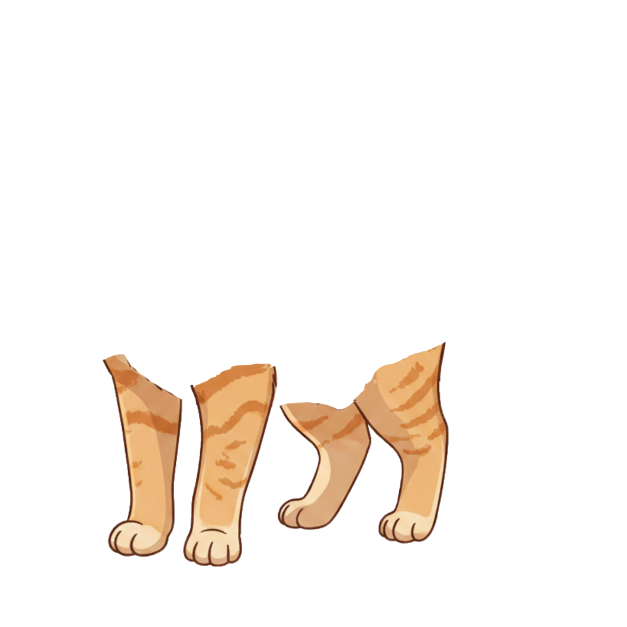
#> input picture wmx-temporary/装扮/latest-pictures/标准底图/legs_1254.png, 1254 x 1254 px (shown at 1/2 size)
$ python derive_blanket_anchor.py
#> lines starting #> are read from the running program, lines starting #| are printed output that depends on the picture; after the words box and inside, x2 and y2 are one past the last pixel; in counts of white or black regions, pixels touching at a corner belong together
#!/usr/bin/env python3
"""Derive oval blanket anchor from legs_1254.png — Python mirror of derive_blanket_anchor.mjs."""
from __future__ import annotations

import json
import sys
from pathlib import Path

from PIL import Image, ImageDraw

ROOT = Path(__file__).resolve().parent.parent
STANDARD_DIR = ROOT / "装扮" / "latest-pictures" / "标准底图"
LEGS_PATH = STANDARD_DIR / "legs_1254.png"
CANVAS = 1254
ALPHA_THRESHOLD = 12


def alpha_at(img: Image.Image, x: int, y: int) -> int:
    if x < 0 or y < 0 or x >= img.width or y >= img.height:
        return 0
    return img.getpixel((x, y))[3]


def legs_bbox(img: Image.Image) -> tuple[int, int, int, int]:
    mask = img.getchannel("A").point(lambda v: 255 if v > ALPHA_THRESHOLD else 0)
    bbox = mask.getbbox()
    if not bbox:
        raise RuntimeError("legs alpha bbox empty")
    return bbox


def find_paw_centers(img: Image.Image, bbox: tuple[int, int, int, int]) -> list[dict]:
    min_x, _, max_x, max_y = bbox
    band_top = max_y - int((bbox[3] - bbox[1]) * 0.32)
    span = max_x - min_x
    band_width = span / 4
    paws: list[dict] = []
    for i in range(4):
        x0 = int(min_x + i * band_width)
        x1 = int(min_x + (i + 1) * band_width)
        pts = [
            (x, y)
            for y in range(band_top, max_y + 1)
            for x in range(x0, x1 + 1)
            if alpha_at(img, x, y) > ALPHA_THRESHOLD
        ]
        if len(pts) < 12:
            continue
        xs = [p[0] for p in pts]
        ys = [p[1] for p in pts]
        bottom_y = max(ys)
        paws.append(
            {
                "centerX": round((min(xs) + max(xs)) / 2),
                "centerY": round((min(ys) + max(ys)) / 2),
                "bottomY": bottom_y,
                "left": min(xs),
                "right": max(xs),
            }
        )
    return sorted(paws, key=lambda p: p["centerX"])


def derive_ellipse(paws: list[dict]) -> dict:
    left = min(p["left"] for p in paws)
    right = max(p["right"] for p in paws)
    span_x = right - left
    center_x = round((min(p["centerX"] for p in paws) + max(p["centerX"] for p in paws)) / 2)
    center_y = round(sum(p["bottomY"] for p in paws) / len(paws) - span_x * 0.06)
    margin = round(span_x * 0.08)
    semi_a = round(span_x / 2 + margin)
    semi_b = round(semi_a * 0.56)
    return {
        "centerX": center_x,
        "centerY": center_y,
        "semiA": semi_a,
        "semiB": semi_b,
        "pawSpan": {"left": left, "right": right, "spanX": span_x},
    }


def ellipse_bbox(cx: int, cy: int, a: int, b: int) -> list[int]:
    return [
        max(0, cx - a),
        max(0, cy - b),
        min(CANVAS - 1, cx + a),
        min(CANVAS - 1, cy + b),
    ]


def create_template(ellipse: dict) -> Image.Image:
    cx, cy, a, b = ellipse["centerX"], ellipse["centerY"], ellipse["semiA"], ellipse["semiB"]
    img = Image.new("RGBA", (CANVAS, CANVAS), (0, 0, 0, 0))
    draw = ImageDraw.Draw(img)
    draw.ellipse((cx - a, cy - b, cx + a, cy + b), fill=(245, 240, 232, 240), outline=(196, 168, 130, 255))
    return img


def main() -> int:
    with Image.open(LEGS_PATH).convert("RGBA") as legs:
#> legs is the input picture: PIL image 1254x1254 RGBA; mean R, G, B, A 22.1, 16.5, 11.2, 26
        bbox = legs_bbox(legs)
#> in legs_bbox, `mask = img.getchannel("A").point(lambda v: 255 if v > ALPHA_THRESHOLD ..`:
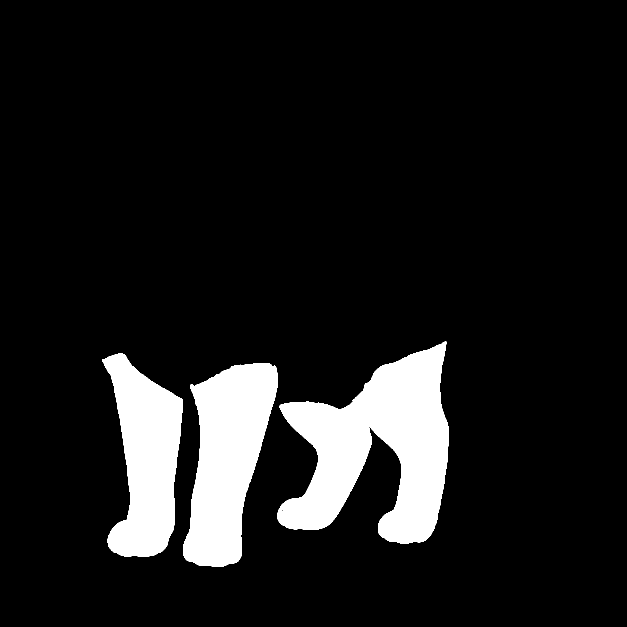
#> mask: PIL image 1254x1254 L (shown at 1/2 size); 10.5% white; 3 white regions, box (x1, y1, x2, y2) and area: (555, 683, 898, 1088) 74987, (366, 727, 556, 1133) 48840, (204, 707, 365, 1114) 40713
#> in legs_bbox, `bbox = mask.getbbox()`: bbox = (204, 683, 898, 1133)
#> bbox = (204, 683, 898, 1133)
        paws = find_paw_centers(legs, bbox)
#> in find_paw_centers, `min_x, _, max_x, max_y = bbox`: min_x = 204; max_x = 898; max_y = 1133
#> in find_paw_centers, `band_top = max_y - int((bbox[3] - bbox[1]) * 0.32)`: band_top = 989
#> in find_paw_centers, `span = max_x - min_x`: span = 694
#> in find_paw_centers, `band_width = span / 4`: band_width = 173.5
#> the loop in find_paw_centers, `for i in range(4):` made 4 passes
#> (x0, x1, bottom_y) on passes 1 to 4: (204, 377, 1122), (377, 551, 1132), (551, 724, 1059), (724, 898, 1087)
#> after the loop in find_paw_centers, `for i in range(4):`: paws = 4 items
#> paws = 4 items
        ellipse = derive_ellipse(paws)
#> in derive_ellipse, `left = min(p["left"] for p in paws)`: left = 215
#> in derive_ellipse, `right = max(p["right"] for p in paws)`: right = 883
#> in derive_ellipse, `span_x = right - left`: span_x = 668
#> in derive_ellipse, `center_x = round((min(p["centerX"] for p in paws) + max(p["centerX"] f..`: center_x = 558
#> in derive_ellipse, `center_y = round(sum(p["bottomY"] for p in paws) / len(paws) - span_x ..`: center_y = 1060
#> in derive_ellipse, `margin = round(span_x * 0.08)`: margin = 53
#> in derive_ellipse, `semi_a = round(span_x / 2 + margin)`: semi_a = 387
#> in derive_ellipse, `semi_b = round(semi_a * 0.56)`: semi_b = 217
#> ellipse = 5 items
        template = create_template(ellipse)
#> in create_template, `cx, cy, a, b = ellipse["centerX"], ellipse["centerY"], ellipse["semiA"..`: cx = 558; cy = 1060; a = 387; b = 217
#> in create_template, `img = Image.new("RGBA", (CANVAS, CANVAS), (0, 0, 0, 0))`: img: PIL image 1254x1254 RGBA; every value is 0
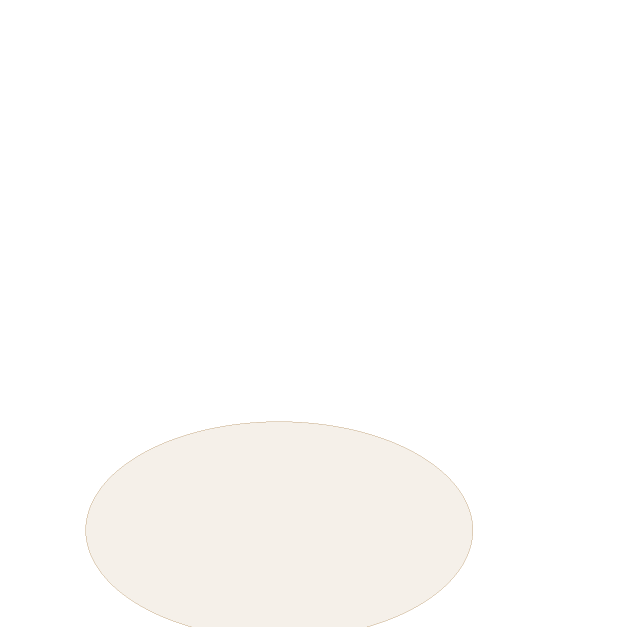
#> template: PIL image 1254x1254 RGBA (shown at 1/2 size); mean R, G, B, A 40.3, 39.5, 38.1, 39.5; transparent parts drawn white
        template.save(STANDARD_DIR / "blanket_1254.png")
        payload = {
            "source": str(LEGS_PATH),
            "legs_bbox": list(bbox),
            "paws": paws,
            "ellipse": ellipse,
            "bbox": ellipse_bbox(ellipse["centerX"], ellipse["centerY"], ellipse["semiA"], ellipse["semiB"]),
            "canvas": CANVAS,
        }
        (STANDARD_DIR / "blanket_anchor.json").write_text(
            json.dumps(payload, ensure_ascii=False, indent=2), encoding="utf-8"
        )
        print(json.dumps(payload, ensure_ascii=False, indent=2))
#> (printed output is left out)
    return 0


if __name__ == "__main__":
    raise SystemExit(main())
#> (the program exits here)

$ run again, with wmx-temporary/装扮/latest-pictures/标准底图/body_1254.png copied over wmx-temporary/装扮/latest-pictures/标准底图/legs_1254.png
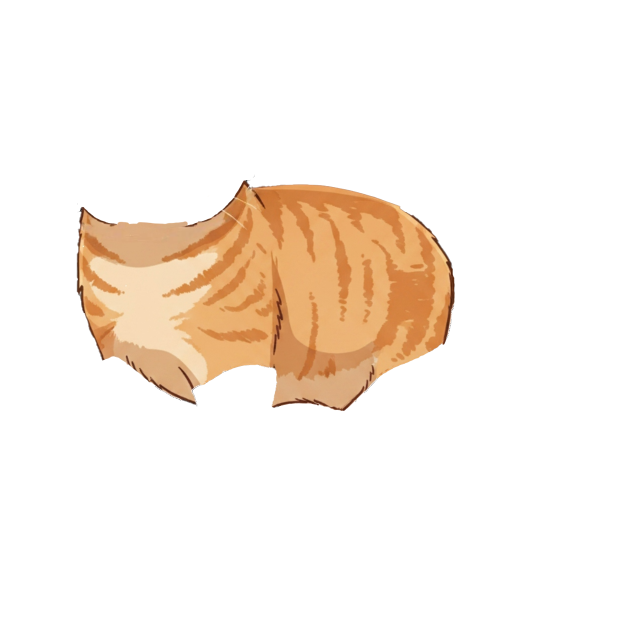
#> input picture wmx-temporary/装扮/latest-pictures/标准底图/body_1254.png, 1254 x 1254 px (shown at 1/2 size)
#> in main, legs is the input picture: PIL image 1254x1254 RGBA; mean R, G, B, A 238.6, 229.1, 220.1, 41
#> in legs_bbox, `mask = img.getchannel("A").point(lambda v: 255 if v > ALPHA_THRESHOLD ..`:
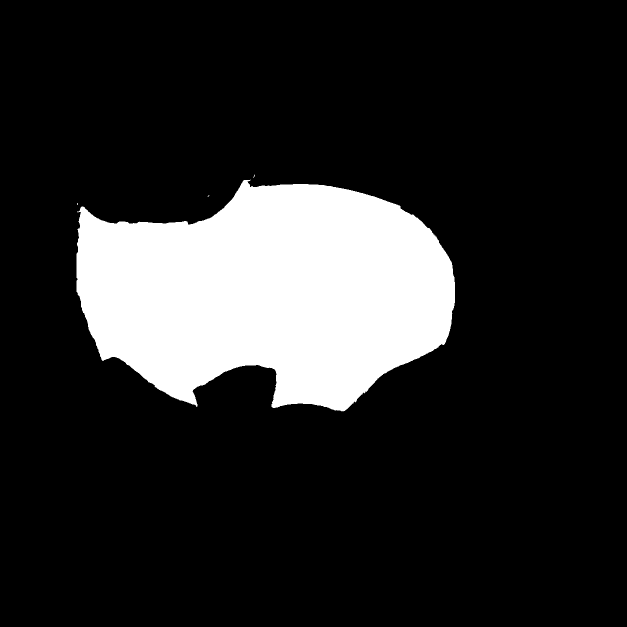
#> mask: PIL image 1254x1254 L (shown at 1/2 size); 16.2% white; 4 white regions (3 under 20 px), largest, box (x1, y1, x2, y2) and area: (153, 359, 910, 823) 255072
#> in legs_bbox, `bbox = mask.getbbox()`: bbox = (153, 349, 910, 823)
#> min_x = 153; max_x = 910; max_y = 823
#> band_top = 672
#> span = 757
#> band_width = 189.2
#> the loop in find_paw_centers, `for i in range(4):` made 4 passes
#> (x0, x1, bottom_y) on passes 1 to 4: (153, 342, 792), (342, 531, 813), (531, 720, 822), (720, 910, 791)
#> after the loop in find_paw_centers, `for i in range(4):`: paws = 4 items
#> left = 184
#> right = 895
#> span_x = 711
#> center_x = 536
#> center_y = 762
#> margin = 57
#> semi_a = 412
#> semi_b = 231
#> ellipse = 5 items
#> cx = 536; cy = 762; a = 412; b = 231
#> img: PIL image 1254x1254 RGBA; every value is 0
#> in main, `template = create_template(ellipse)`:
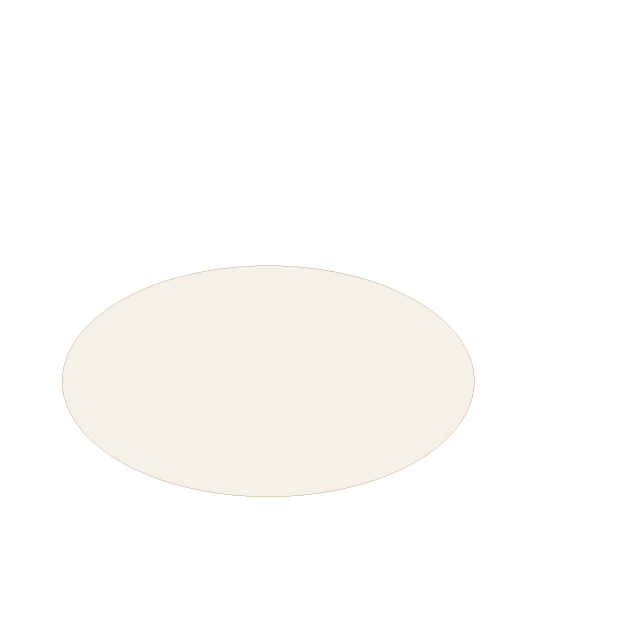
#> template: PIL image 1254x1254 RGBA (shown at 1/2 size); mean R, G, B, A 46.7, 45.7, 44.1, 45.8; transparent parts drawn white
#> (printed output is left out)

$ run again, with wmx-temporary/装扮/latest-pictures/标准底图/cat_full_1254.png copied over wmx-temporary/装扮/latest-pictures/标准底图/legs_1254.png
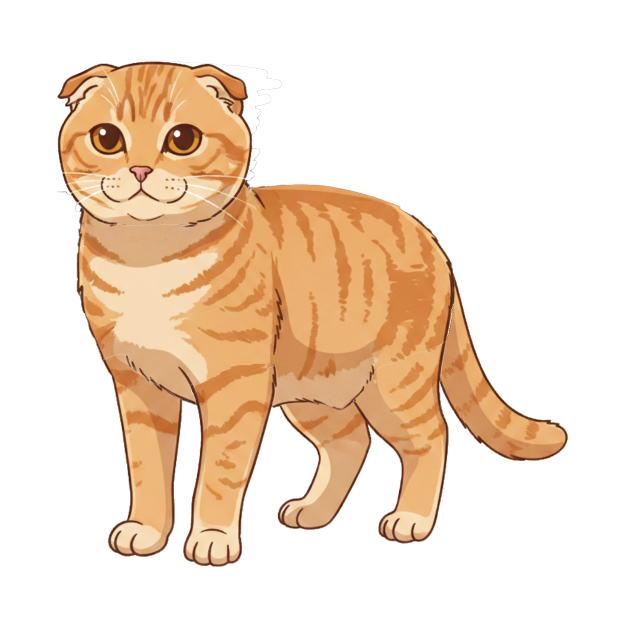
#> input picture wmx-temporary/装扮/latest-pictures/标准底图/cat_full_1254.png, 1254 x 1254 px (shown at 1/2 size)
#> in main, legs is the input picture: PIL image 1254x1254 RGBA; mean R, G, B, A 76.4, 56.6, 37.9, 89
#> in legs_bbox, `mask = img.getchannel("A").point(lambda v: 255 if v > ALPHA_THRESHOLD ..`:
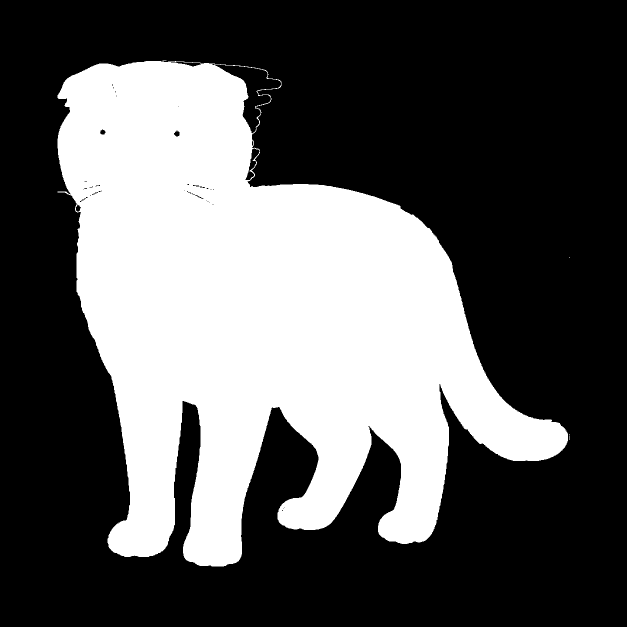
#> mask: PIL image 1254x1254 L (shown at 1/2 size); 35.4% white; 5 white regions (4 under 20 px), largest, box (x1, y1, x2, y2) and area: (115, 122, 1136, 1133) 556221
#> in legs_bbox, `bbox = mask.getbbox()`: bbox = (115, 121, 1139, 1133)
#> min_x = 115; max_x = 1139; max_y = 1133
#> band_top = 810
#> span = 1024
#> band_width = 256
#> the loop in find_paw_centers, `for i in range(4):` made 4 passes
#> (x0, x1, bottom_y) on passes 1 to 4: (115, 371, 1118), (371, 627, 1132), (627, 883, 1087), (883, 1139, 995)
#> after the loop in find_paw_centers, `for i in range(4):`: paws = 4 items
#> left = 215
#> right = 1138
#> span_x = 923
#> center_x = 652
#> center_y = 1028
#> margin = 74
#> semi_a = 536
#> semi_b = 300
#> ellipse = 5 items
#> cx = 652; cy = 1028; a = 536; b = 300
#> img: PIL image 1254x1254 RGBA; every value is 0
#> in main, `template = create_template(ellipse)`:
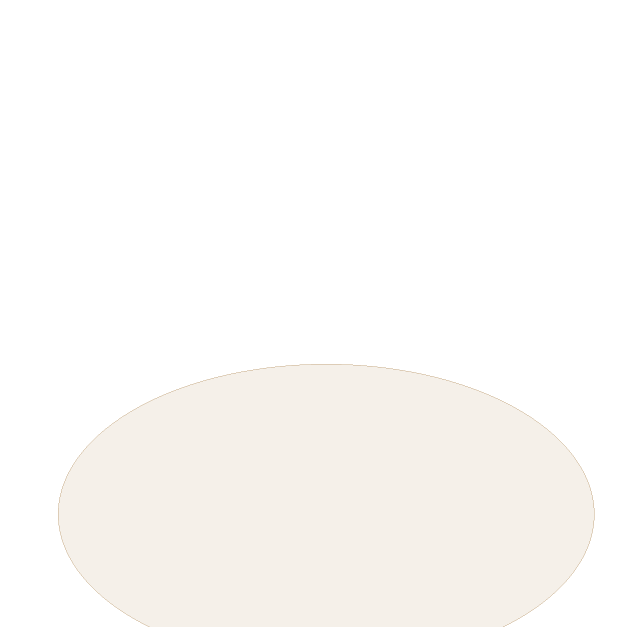
#> template: PIL image 1254x1254 RGBA (shown at 1/2 size); mean R, G, B, A 73.2, 71.6, 69.2, 71.7; transparent parts drawn white
#> (printed output is left out)

$ run again, with wmx-temporary/装扮/latest-pictures/标准底图/head_1254_face_expression.png copied over wmx-temporary/装扮/latest-pictures/标准底图/legs_1254.png
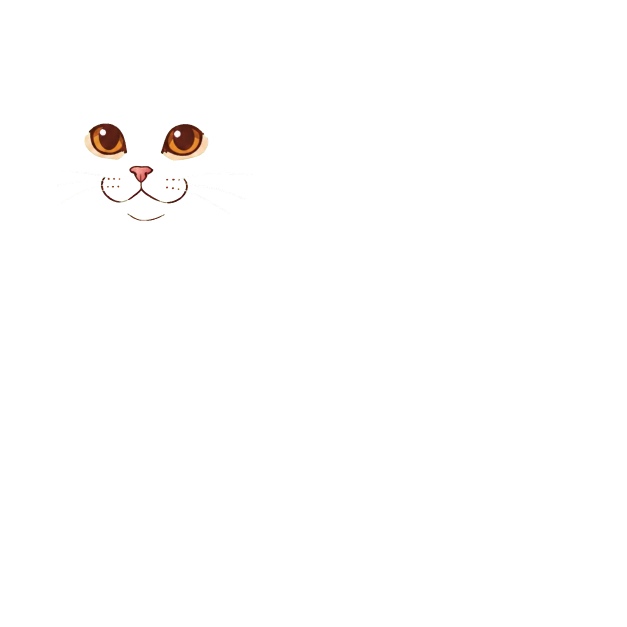
#> input picture wmx-temporary/装扮/latest-pictures/标准底图/head_1254_face_expression.png, 1254 x 1254 px (shown at 1/2 size)
#> in main, legs is the input picture: PIL image 1254x1254 RGBA; mean R, G, B, A 243.7, 243.3, 243, 2
#> in legs_bbox, `mask = img.getchannel("A").point(lambda v: 255 if v > ALPHA_THRESHOLD ..`:
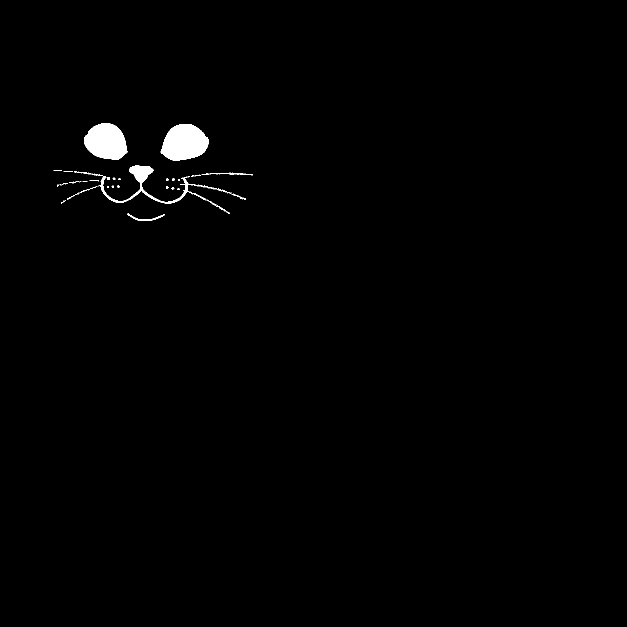
#> mask: PIL image 1254x1254 L (shown at 1/2 size); 0.86% white; 47 white regions (29 under 20 px), largest, box (x1, y1, x2, y2) and area: (321, 248, 417, 322) 5216, (169, 247, 255, 320) 4744, (196, 331, 460, 428) 2506
#> in legs_bbox, `bbox = mask.getbbox()`: bbox = (107, 247, 505, 442)
#> min_x = 107; max_x = 505; max_y = 442
#> band_top = 380
#> span = 398
#> band_width = 99.5
#> the loop in find_paw_centers, `for i in range(4):` made 4 passes
#> (x0, x1, bottom_y) on passes 1 to 4: (107, 206, 407), (206, 306, 441), (306, 405, 439), (405, 505, 427)
#> after the loop in find_paw_centers, `for i in range(4):`: paws = 4 items
#> left = 122
#> right = 491
#> span_x = 369
#> center_x = 306
#> center_y = 406
#> margin = 30
#> semi_a = 214
#> semi_b = 120
#> ellipse = 5 items
#> cx = 306; cy = 406; a = 214; b = 120
#> img: PIL image 1254x1254 RGBA; every value is 0
#> in main, `template = create_template(ellipse)`:
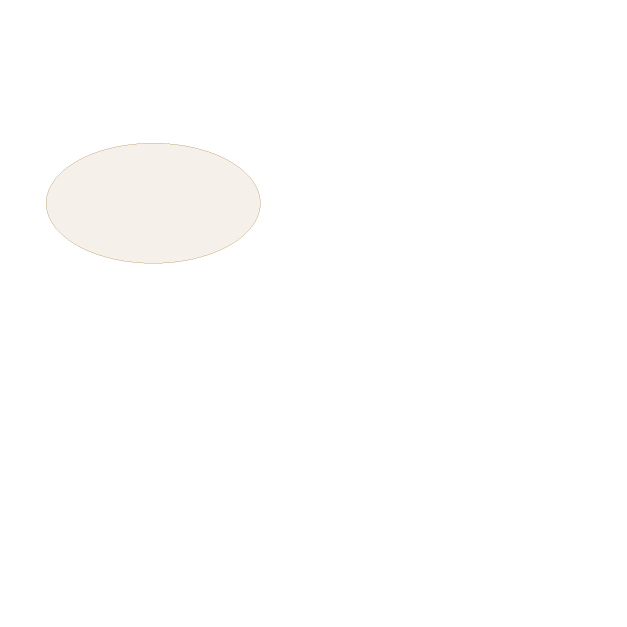
#> template: PIL image 1254x1254 RGBA (shown at 1/2 size); mean R, G, B, A 12.6, 12.3, 11.9, 12.4; transparent parts drawn white
#> (printed output is left out)
